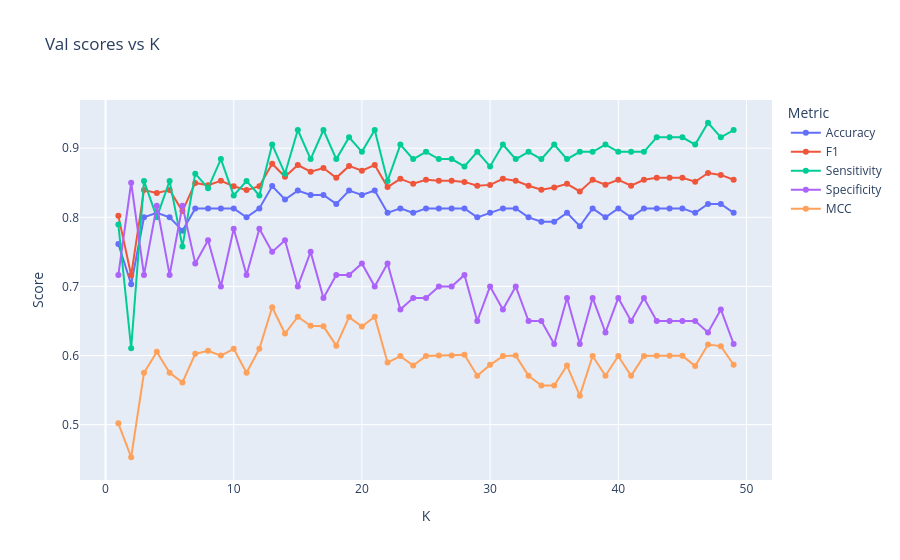

Notebook source saved alongside this figure:
### Markdown cell above
## KNN

### Code cell
ks = list(range(1, 50))
models = [KNeighborsClassifier(n_neighbors=k) for k in ks]
accuracies, f1s, sensitivities, specificities, mccs = train_val(models, Xn_train, yn_train, Xn_val, yn_val)
val_plot("K", ks, accuracies, f1s, sensitivities, specificities, mccs)

### Figure 1 — Plotly figure (JSON) as saved in the notebook; plotly's stock layout.template omitted (floating-point values rounded to 4 significant figures)
{"data": [{"hovertemplate": "Metric=Accuracy<br>K=%{x}<br>Score=%{y}<extra></extra>", "legendgroup": "Accuracy", "line": {"color": "#636efa", "dash": "solid"}, "marker": {"symbol": "circle"}, "mode": "lines+markers", "name": "Accuracy", "orientation": "v", "showlegend": true, "type": "scatter", "x": [1, 2, 3, 4, 5, 6, 7, 8, 9, 10, 11, 12, 13, 14, 15, 16, 17, 18, 19, 20, 21, 22, 23, 24, 25, 26, 27, 28, 29, 30, 31, 32, 33, 34, 35, 36, 37, 38, 39, 40, 41, 42, 43, 44, 45, 46, 47, 48, 49], "xaxis": "x", "y": [0.7613, 0.7032, 0.8, 0.8065, 0.8, 0.7806, 0.8129, 0.8129, 0.8129, 0.8129, 0.8, 0.8129, 0.8452, 0.8258, 0.8387, 0.8323, 0.8323, 0.8194, 0.8387, 0.8323, 0.8387, 0.8065, 0.8129, 0.8065, 0.8129, 0.8129, 0.8129, 0.8129, 0.8, 0.8065, 0.8129, 0.8129, 0.8, 0.7935, 0.7935, 0.8065, 0.7871, 0.8129, 0.8, 0.8129, 0.8, 0.8129, 0.8129, 0.8129, 0.8129, 0.8065, 0.8194, 0.8194, 0.8065], "yaxis": "y"}, {"hovertemplate": "Metric=F1<br>K=%{x}<br>Score=%{y}<extra></extra>", "legendgroup": "F1", "line": {"color": "#EF553B", "dash": "solid"}, "marker": {"symbol": "circle"}, "mode": "lines+markers", "name": "F1", "orientation": "v", "showlegend": true, "type": "scatter", "x": [1, 2, 3, 4, 5, 6, 7, 8, 9, 10, 11, 12, 13, 14, 15, 16, 17, 18, 19, 20, 21, 22, 23, 24, 25, 26, 27, 28, 29, 30, 31, 32, 33, 34, 35, 36, 37, 38, 39, 40, 41, 42, 43, 44, 45, 46, 47, 48, 49], "xaxis": "x", "y": [0.8021, 0.716, 0.8394, 0.8352, 0.8394, 0.809, 0.8497, 0.8466, 0.8528, 0.8449, 0.8394, 0.8449, 0.8776, 0.8586, 0.8756, 0.866, 0.8713, 0.8571, 0.8744, 0.8673, 0.8756, 0.8438, 0.8557, 0.8485, 0.8543, 0.8528, 0.8528, 0.8513, 0.8458, 0.8469, 0.8557, 0.8528, 0.8458, 0.84, 0.8431, 0.8485, 0.8374, 0.8543, 0.8473, 0.8543, 0.8458, 0.8543, 0.8571, 0.8571, 0.8571, 0.8515, 0.8641, 0.8614, 0.8544], "yaxis": "y"}, {"hovertemplate": "Metric=Sensitivity<br>K=%{x}<br>Score=%{y}<extra></extra>", "legendgroup": "Sensitivity", "line": {"color": "#00cc96", "dash": "solid"}, "marker": {"symbol": "circle"}, "mode": "lines+markers", "name": "Sensitivity", "orientation": "v", "showlegend": true, "type": "scatter", "x": [1, 2, 3, 4, 5, 6, 7, 8, 9, 10, 11, 12, 13, 14, 15, 16, 17, 18, 19, 20, 21, 22, 23, 24, 25, 26, 27, 28, 29, 30, 31, 32, 33, 34, 35, 36, 37, 38, 39, 40, 41, 42, 43, 44, 45, 46, 47, 48, 49], "xaxis": "x", "y": [0.7895, 0.6105, 0.8526, 0.8, 0.8526, 0.7579, 0.8632, 0.8421, 0.8842, 0.8316, 0.8526, 0.8316, 0.9053, 0.8632, 0.9263, 0.8842, 0.9263, 0.8842, 0.9158, 0.8947, 0.9263, 0.8526, 0.9053, 0.8842, 0.8947, 0.8842, 0.8842, 0.8737, 0.8947, 0.8737, 0.9053, 0.8842, 0.8947, 0.8842, 0.9053, 0.8842, 0.8947, 0.8947, 0.9053, 0.8947, 0.8947, 0.8947, 0.9158, 0.9158, 0.9158, 0.9053, 0.9368, 0.9158, 0.9263], "yaxis": "y"}, {"hovertemplate": "Metric=Specificity<br>K=%{x}<br>Score=%{y}<extra></extra>", "legendgroup": "Specificity", "line": {"color": "#ab63fa", "dash": "solid"}, "marker": {"symbol": "circle"}, "mode": "lines+markers", "name": "Specificity", "orientation": "v", "showlegend": true, "type": "scatter", "x": [1, 2, 3, 4, 5, 6, 7, 8, 9, 10, 11, 12, 13, 14, 15, 16, 17, 18, 19, 20, 21, 22, 23, 24, 25, 26, 27, 28, 29, 30, 31, 32, 33, 34, 35, 36, 37, 38, 39, 40, 41, 42, 43, 44, 45, 46, 47, 48, 49], "xaxis": "x", "y": [0.7167, 0.85, 0.7167, 0.8167, 0.7167, 0.8167, 0.7333, 0.7667, 0.7, 0.7833, 0.7167, 0.7833, 0.75, 0.7667, 0.7, 0.75, 0.6833, 0.7167, 0.7167, 0.7333, 0.7, 0.7333, 0.6667, 0.6833, 0.6833, 0.7, 0.7, 0.7167, 0.65, 0.7, 0.6667, 0.7, 0.65, 0.65, 0.6167, 0.6833, 0.6167, 0.6833, 0.6333, 0.6833, 0.65, 0.6833, 0.65, 0.65, 0.65, 0.65, 0.6333, 0.6667, 0.6167], "yaxis": "y"}, {"hovertemplate": "Metric=MCC<br>K=%{x}<br>Score=%{y}<extra></extra>", "legendgroup": "MCC", "line": {"color": "#FFA15A", "dash": "solid"}, "marker": {"symbol": "circle"}, "mode": "lines+markers", "name": "MCC", "orientation": "v", "showlegend": true, "type": "scatter", "x": [1, 2, 3, 4, 5, 6, 7, 8, 9, 10, 11, 12, 13, 14, 15, 16, 17, 18, 19, 20, 21, 22, 23, 24, 25, 26, 27, 28, 29, 30, 31, 32, 33, 34, 35, 36, 37, 38, 39, 40, 41, 42, 43, 44, 45, 46, 47, 48, 49], "xaxis": "x", "y": [0.5019, 0.4528, 0.5751, 0.6053, 0.5751, 0.5611, 0.6025, 0.607, 0.5999, 0.6098, 0.5751, 0.6098, 0.6699, 0.6318, 0.6561, 0.6431, 0.6423, 0.6143, 0.6556, 0.6421, 0.6561, 0.5898, 0.5991, 0.5855, 0.5993, 0.5999, 0.5999, 0.601, 0.5707, 0.5865, 0.5991, 0.5999, 0.5707, 0.5566, 0.5565, 0.5855, 0.5419, 0.5993, 0.5707, 0.5993, 0.5707, 0.5993, 0.5996, 0.5996, 0.5996, 0.585, 0.616, 0.6136, 0.5866], "yaxis": "y"}], "layout": {"legend": {"title": {"text": "Metric"}, "tracegroupgap": 0}, "title": {"text": "Val scores vs K"}, "xaxis": {"anchor": "y", "domain": [0, 1], "title": {"text": "K"}}, "yaxis": {"anchor": "x", "domain": [0, 1], "title": {"text": "Score"}}}}
